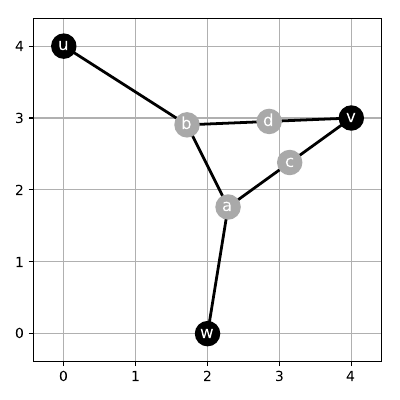

Recreate this plot in Python.
import numpy as np
import networkx as nx
import matplotlib.pyplot as plt

# Problem description
NON_FIXED = list('abcd')
FIXED = list('uvw')
FIXED_POS = {'u':(0,4), 'v':(4,3), 'w':(2,0)}
NON_FIXED_EDGES = 'ab ac bd'
FIXED_EDGES = 'ub vc vd wa'

# Output graph
OUT_FILE = 'placement.pdf'

#----------------------------------------------------------------------

# Compute the sets from the compact representation:
# 'ab cd' -> [('a', 'b'), ('c', 'd')]
edges_n = [tuple(list(e)) for e in NON_FIXED_EDGES.split()]
edges_f = [tuple(list(e)) for e in FIXED_EDGES.split()]

# Build the graph
g = nx.Graph()
g.add_nodes_from(NON_FIXED)
for v in FIXED:
	g.add_node(v, pos=FIXED_POS[v])
g.add_edges_from(edges_n)
g.add_edges_from(edges_f)

# Eq. system of NxN
N = len(NON_FIXED)

# Compute bx and by
bx = np.zeros(N)
by = np.zeros(N)
for i in range(len(NON_FIXED)):
	v = NON_FIXED[i]
	for w in g.neighbors(v):
		if w in FIXED_POS:
			bx[i] += FIXED_POS[w][0]
			by[i] += FIXED_POS[w][1]

# Compute the Laplacian matrix
A = nx.laplacian_matrix(g).todense()
# And remove the fixed points
RN = range(N)
An = A[RN,:][:,RN]

# Solve the system to get the positions
X = np.linalg.solve(An, bx)
Y = np.linalg.solve(An, by)

print('A = {}'.format(An))
print('bx = {}'.format(bx))
print('by = {}'.format(by))
print('X = {}'.format(X))
print('Y = {}'.format(Y))

# Add non-fixed computed node positions
pos = FIXED_POS.copy()
for i in range(len(NON_FIXED)):
	v = NON_FIXED[i]
	pos[v] = (X[i], Y[i])

# Mark fixed nodes with black color
nodelist = NON_FIXED + FIXED
node_color = ['darkgrey'] * len(NON_FIXED) + ['black'] * len(FIXED)

plt.figure(figsize=(4, 4))

# Plot the graph with the node positions and corresponding colors
nx.draw_networkx(g, pos, edge_color='black', node_color=node_color,
	font_color='white', width=2, with_labels = True)

plt.grid()
plt.tight_layout()
plt.xlim(0, 4)
plt.ylim(0, 4)
plt.axis('equal')
ax = plt.gca()
ax.set_axisbelow(True)
#plt.show()

# Save in pdf
plt.savefig(OUT_FILE)

